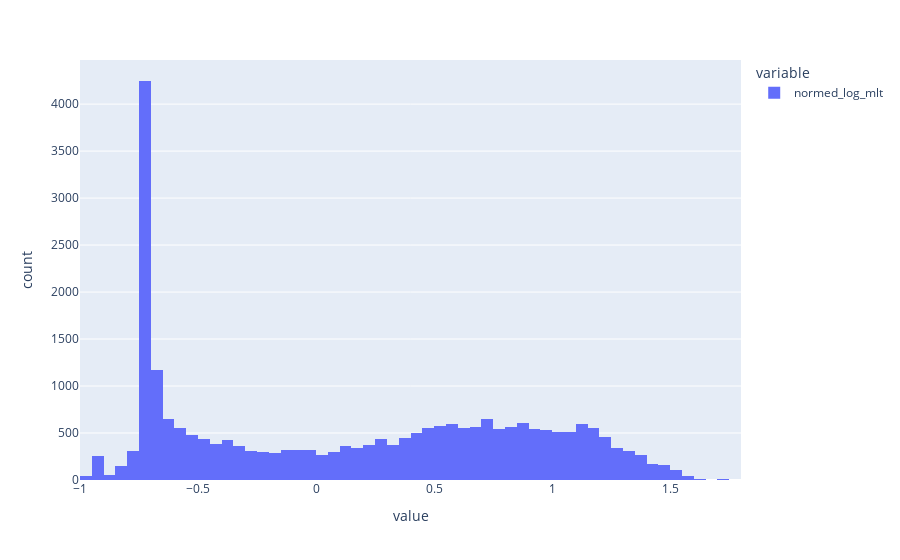

Notebook cell for this chart:
### Code cell
df['normed_log_mlt'] = np.log(df['mixed_layer_thickness'] + 0.001)
print(df['normed_log_mlt'].mean())
df['normed_log_mlt'] = df['normed_log_mlt'] - 3.068049438368808
px.histogram(df['normed_log_mlt'])

### Figure 1 — Plotly figure (JSON) as saved in the notebook; plotly's stock layout.template omitted (floating-point values rounded to 4 significant figures; data arrays with more than 128 entries replaced by an {"elided": "..."} marker saying what was removed)
{"data": [{"alignmentgroup": "True", "bingroup": "x", "hovertemplate": "variable=normed_log_mlt<br>value=%{x}<br>count=%{y}<extra></extra>", "legendgroup": "normed_log_mlt", "marker": {"color": "#636efa", "pattern": {"shape": ""}}, "name": "normed_log_mlt", "offsetgroup": "normed_log_mlt", "orientation": "v", "showlegend": true, "type": "histogram", "x": {"elided": "25112 float values"}, "xaxis": "x", "yaxis": "y"}], "layout": {"barmode": "relative", "legend": {"title": {"text": "variable"}, "tracegroupgap": 0}, "margin": {"t": 60}, "xaxis": {"anchor": "y", "domain": [0, 1], "title": {"text": "value"}}, "yaxis": {"anchor": "x", "domain": [0, 1], "title": {"text": "count"}}}}
